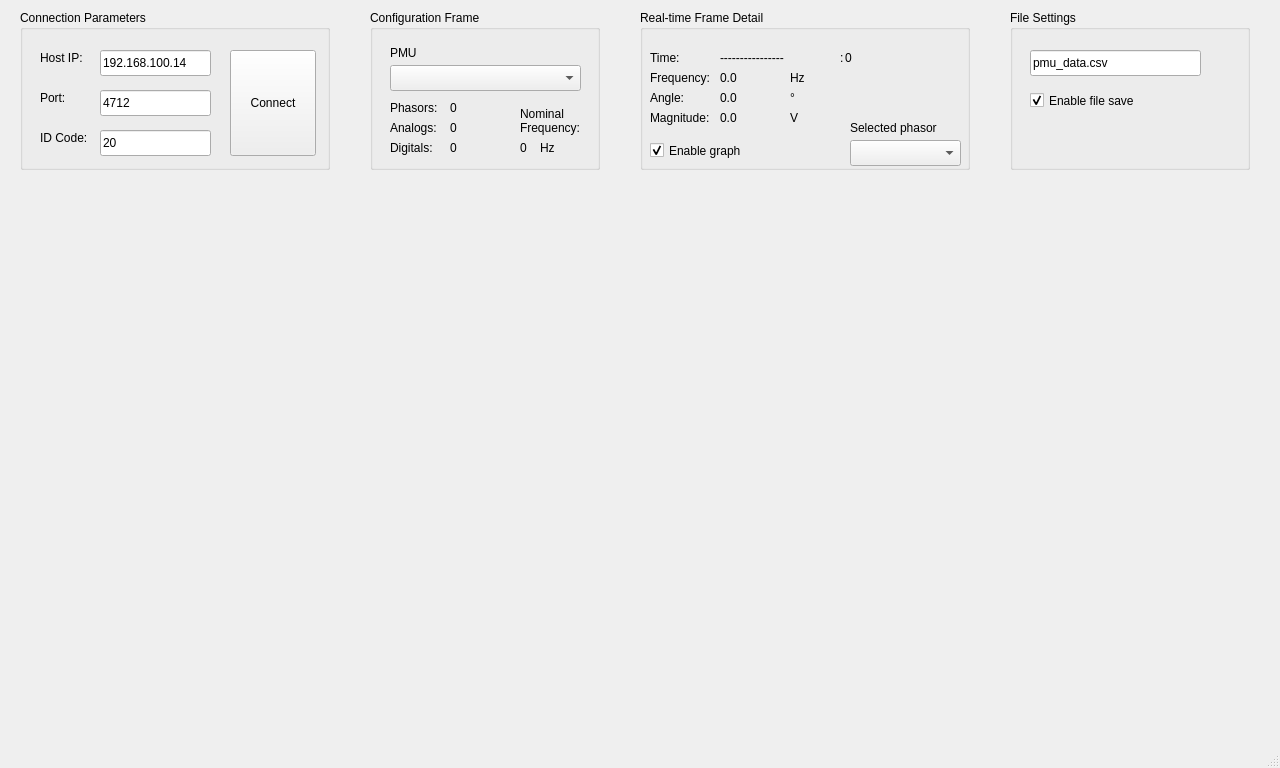
<?xml version="1.0" encoding="UTF-8"?>
<ui version="4.0">
 <class>MainWindow</class>
 <widget class="QMainWindow" name="MainWindow">
  <property name="geometry">
   <rect>
    <x>0</x>
    <y>0</y>
    <width>1280</width>
    <height>768</height>
   </rect>
  </property>
  <property name="windowTitle">
   <string>FreePMU PDC</string>
  </property>
  <widget class="QWidget" name="centralwidget">
   <widget class="PlotWidget" name="graph_freq" native="true">
    <property name="geometry">
     <rect>
      <x>20</x>
      <y>190</y>
      <width>1231</width>
      <height>240</height>
     </rect>
    </property>
   </widget>
   <widget class="PlotWidget" name="graph_phase" native="true">
    <property name="geometry">
     <rect>
      <x>20</x>
      <y>450</y>
      <width>1231</width>
      <height>240</height>
     </rect>
    </property>
   </widget>
   <widget class="QGroupBox" name="ConnectionBox">
    <property name="geometry">
     <rect>
      <x>20</x>
      <y>10</y>
      <width>310</width>
      <height>160</height>
     </rect>
    </property>
    <property name="title">
     <string>Connection Parameters</string>
    </property>
    <widget class="QLineEdit" name="host_port">
     <property name="geometry">
      <rect>
       <x>80</x>
       <y>80</y>
       <width>111</width>
       <height>26</height>
      </rect>
     </property>
     <property name="text">
      <string>4712</string>
     </property>
    </widget>
    <widget class="QLabel" name="label_2">
     <property name="geometry">
      <rect>
       <x>20</x>
       <y>40</y>
       <width>51</width>
       <height>16</height>
      </rect>
     </property>
     <property name="text">
      <string>Host IP:</string>
     </property>
    </widget>
    <widget class="QLabel" name="label_3">
     <property name="geometry">
      <rect>
       <x>20</x>
       <y>80</y>
       <width>51</width>
       <height>16</height>
      </rect>
     </property>
     <property name="text">
      <string>Port:</string>
     </property>
    </widget>
    <widget class="QLineEdit" name="host_ip">
     <property name="geometry">
      <rect>
       <x>80</x>
       <y>40</y>
       <width>111</width>
       <height>26</height>
      </rect>
     </property>
     <property name="text">
      <string>192.168.100.14</string>
     </property>
    </widget>
    <widget class="QLineEdit" name="lineEdit_3">
     <property name="geometry">
      <rect>
       <x>80</x>
       <y>120</y>
       <width>111</width>
       <height>26</height>
      </rect>
     </property>
     <property name="text">
      <string>20</string>
     </property>
    </widget>
    <widget class="QLabel" name="label_4">
     <property name="geometry">
      <rect>
       <x>20</x>
       <y>120</y>
       <width>51</width>
       <height>16</height>
      </rect>
     </property>
     <property name="text">
      <string>ID Code:</string>
     </property>
    </widget>
    <widget class="QPushButton" name="pushButton_connect">
     <property name="geometry">
      <rect>
       <x>210</x>
       <y>40</y>
       <width>86</width>
       <height>106</height>
      </rect>
     </property>
     <property name="text">
      <string>Connect</string>
     </property>
    </widget>
   </widget>
   <widget class="QGroupBox" name="groupBox_2">
    <property name="geometry">
     <rect>
      <x>370</x>
      <y>10</y>
      <width>230</width>
      <height>160</height>
     </rect>
    </property>
    <property name="title">
     <string>Configuration Frame</string>
    </property>
    <widget class="QLabel" name="label_8">
     <property name="geometry">
      <rect>
       <x>20</x>
       <y>35</y>
       <width>51</width>
       <height>16</height>
      </rect>
     </property>
     <property name="text">
      <string>PMU</string>
     </property>
    </widget>
    <widget class="QComboBox" name="comboBox">
     <property name="geometry">
      <rect>
       <x>20</x>
       <y>55</y>
       <width>191</width>
       <height>26</height>
      </rect>
     </property>
    </widget>
    <widget class="QLabel" name="label_9">
     <property name="geometry">
      <rect>
       <x>20</x>
       <y>90</y>
       <width>51</width>
       <height>16</height>
      </rect>
     </property>
     <property name="text">
      <string>Phasors:</string>
     </property>
    </widget>
    <widget class="QLabel" name="label_10">
     <property name="geometry">
      <rect>
       <x>20</x>
       <y>110</y>
       <width>51</width>
       <height>16</height>
      </rect>
     </property>
     <property name="text">
      <string>Analogs:</string>
     </property>
    </widget>
    <widget class="QLabel" name="label_11">
     <property name="geometry">
      <rect>
       <x>20</x>
       <y>130</y>
       <width>51</width>
       <height>16</height>
      </rect>
     </property>
     <property name="text">
      <string>Digitals:</string>
     </property>
    </widget>
    <widget class="QLabel" name="label_phasors">
     <property name="geometry">
      <rect>
       <x>80</x>
       <y>90</y>
       <width>51</width>
       <height>16</height>
      </rect>
     </property>
     <property name="text">
      <string>0</string>
     </property>
    </widget>
    <widget class="QLabel" name="label_analogs">
     <property name="geometry">
      <rect>
       <x>80</x>
       <y>110</y>
       <width>51</width>
       <height>16</height>
      </rect>
     </property>
     <property name="text">
      <string>0</string>
     </property>
    </widget>
    <widget class="QLabel" name="label_digitals">
     <property name="geometry">
      <rect>
       <x>80</x>
       <y>130</y>
       <width>51</width>
       <height>16</height>
      </rect>
     </property>
     <property name="text">
      <string>0</string>
     </property>
    </widget>
    <widget class="QLabel" name="label_12">
     <property name="geometry">
      <rect>
       <x>150</x>
       <y>90</y>
       <width>71</width>
       <height>41</height>
      </rect>
     </property>
     <property name="text">
      <string>Nominal Frequency:</string>
     </property>
     <property name="wordWrap">
      <bool>true</bool>
     </property>
    </widget>
    <widget class="QLabel" name="label_nfreq">
     <property name="geometry">
      <rect>
       <x>150</x>
       <y>130</y>
       <width>21</width>
       <height>16</height>
      </rect>
     </property>
     <property name="text">
      <string>0</string>
     </property>
    </widget>
    <widget class="QLabel" name="label_Hz">
     <property name="geometry">
      <rect>
       <x>170</x>
       <y>130</y>
       <width>21</width>
       <height>16</height>
      </rect>
     </property>
     <property name="text">
      <string>Hz</string>
     </property>
    </widget>
   </widget>
   <widget class="QGroupBox" name="groupBox_3">
    <property name="geometry">
     <rect>
      <x>640</x>
      <y>10</y>
      <width>330</width>
      <height>160</height>
     </rect>
    </property>
    <property name="title">
     <string>Real-time Frame Detail</string>
    </property>
    <widget class="QLabel" name="label_13">
     <property name="geometry">
      <rect>
       <x>10</x>
       <y>40</y>
       <width>51</width>
       <height>16</height>
      </rect>
     </property>
     <property name="text">
      <string>Time:</string>
     </property>
    </widget>
    <widget class="QLabel" name="label_time">
     <property name="geometry">
      <rect>
       <x>80</x>
       <y>40</y>
       <width>151</width>
       <height>16</height>
      </rect>
     </property>
     <property name="text">
      <string>----------------</string>
     </property>
    </widget>
    <widget class="QLabel" name="label_14">
     <property name="geometry">
      <rect>
       <x>200</x>
       <y>40</y>
       <width>16</width>
       <height>16</height>
      </rect>
     </property>
     <property name="text">
      <string>:</string>
     </property>
    </widget>
    <widget class="QLabel" name="label_frac">
     <property name="geometry">
      <rect>
       <x>205</x>
       <y>40</y>
       <width>41</width>
       <height>16</height>
      </rect>
     </property>
     <property name="text">
      <string>0</string>
     </property>
    </widget>
    <widget class="QLabel" name="label_15">
     <property name="geometry">
      <rect>
       <x>10</x>
       <y>60</y>
       <width>71</width>
       <height>16</height>
      </rect>
     </property>
     <property name="text">
      <string>Frequency:</string>
     </property>
    </widget>
    <widget class="QLabel" name="label_freq">
     <property name="geometry">
      <rect>
       <x>80</x>
       <y>60</y>
       <width>60</width>
       <height>16</height>
      </rect>
     </property>
     <property name="text">
      <string>0.0</string>
     </property>
    </widget>
    <widget class="QLabel" name="label_angle">
     <property name="geometry">
      <rect>
       <x>80</x>
       <y>80</y>
       <width>60</width>
       <height>16</height>
      </rect>
     </property>
     <property name="text">
      <string>0.0</string>
     </property>
    </widget>
    <widget class="QLabel" name="label_16">
     <property name="geometry">
      <rect>
       <x>10</x>
       <y>80</y>
       <width>51</width>
       <height>16</height>
      </rect>
     </property>
     <property name="text">
      <string>Angle:</string>
     </property>
    </widget>
    <widget class="QLabel" name="label_17">
     <property name="geometry">
      <rect>
       <x>10</x>
       <y>100</y>
       <width>71</width>
       <height>16</height>
      </rect>
     </property>
     <property name="text">
      <string>Magnitude:</string>
     </property>
    </widget>
    <widget class="QLabel" name="label_mag">
     <property name="geometry">
      <rect>
       <x>80</x>
       <y>100</y>
       <width>60</width>
       <height>16</height>
      </rect>
     </property>
     <property name="text">
      <string>0.0</string>
     </property>
    </widget>
    <widget class="QLabel" name="label_Hz_2">
     <property name="geometry">
      <rect>
       <x>150</x>
       <y>60</y>
       <width>21</width>
       <height>16</height>
      </rect>
     </property>
     <property name="text">
      <string>Hz</string>
     </property>
    </widget>
    <widget class="QLabel" name="label_Hz_3">
     <property name="geometry">
      <rect>
       <x>150</x>
       <y>80</y>
       <width>21</width>
       <height>16</height>
      </rect>
     </property>
     <property name="text">
      <string>°</string>
     </property>
    </widget>
    <widget class="QLabel" name="label_Hz_4">
     <property name="geometry">
      <rect>
       <x>150</x>
       <y>100</y>
       <width>21</width>
       <height>16</height>
      </rect>
     </property>
     <property name="text">
      <string>V</string>
     </property>
    </widget>
    <widget class="QCheckBox" name="checkBox_graph">
     <property name="geometry">
      <rect>
       <x>10</x>
       <y>130</y>
       <width>121</width>
       <height>21</height>
      </rect>
     </property>
     <property name="text">
      <string>Enable graph</string>
     </property>
     <property name="checked">
      <bool>true</bool>
     </property>
    </widget>
    <widget class="QComboBox" name="comboBox_2">
     <property name="geometry">
      <rect>
       <x>210</x>
       <y>130</y>
       <width>111</width>
       <height>26</height>
      </rect>
     </property>
    </widget>
    <widget class="QLabel" name="label_18">
     <property name="geometry">
      <rect>
       <x>210</x>
       <y>110</y>
       <width>101</width>
       <height>16</height>
      </rect>
     </property>
     <property name="text">
      <string>Selected phasor</string>
     </property>
    </widget>
   </widget>
   <widget class="QGroupBox" name="groupBox">
    <property name="geometry">
     <rect>
      <x>1010</x>
      <y>10</y>
      <width>240</width>
      <height>160</height>
     </rect>
    </property>
    <property name="title">
     <string>File Settings</string>
    </property>
    <widget class="QLineEdit" name="host_ip_2">
     <property name="geometry">
      <rect>
       <x>20</x>
       <y>40</y>
       <width>171</width>
       <height>26</height>
      </rect>
     </property>
     <property name="text">
      <string>pmu_data.csv</string>
     </property>
    </widget>
    <widget class="QCheckBox" name="checkBox_file">
     <property name="geometry">
      <rect>
       <x>20</x>
       <y>80</y>
       <width>121</width>
       <height>21</height>
      </rect>
     </property>
     <property name="text">
      <string>Enable file save</string>
     </property>
     <property name="checked">
      <bool>true</bool>
     </property>
    </widget>
   </widget>
  </widget>
  <widget class="QStatusBar" name="statusbar"/>
 </widget>
 <customwidgets>
  <customwidget>
   <class>PlotWidget</class>
   <extends>QWidget</extends>
   <header>pyqtgraph</header>
   <container>1</container>
  </customwidget>
 </customwidgets>
 <resources/>
 <connections/>
</ui>
